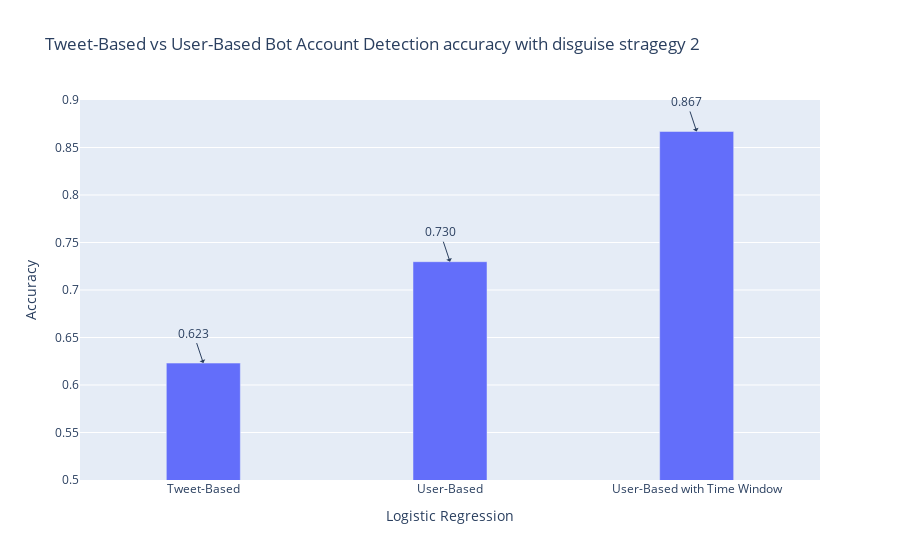

Notebook code cell kept with this figure:
### Code cell
# 可视化伪装策略2的效果
compare_tweet_based_and_user_based(lr_tweet_acc_2, lr_user_acc_with_thd_2, 'Logistic Regression', lr_user_acc_with_thd_timewindow_2, title='Tweet-Based vs User-Based Bot Account Detection accuracy with disguise stragegy 2')

### Figure 1 — Plotly figure (JSON) as saved in the notebook; plotly's stock layout.template omitted (floating-point values rounded to 4 significant figures)
{"data": [{"type": "bar", "width": 0.3, "x": ["Tweet-Based", "User-Based", "User-Based with Time Window"], "y": [0.6231, 0.7298, 0.8669]}], "layout": {"annotations": [{"arrowhead": 1, "showarrow": true, "text": "0.623", "x": "Tweet-Based", "y": 0.6231}, {"arrowhead": 1, "showarrow": true, "text": "0.730", "x": "User-Based", "y": 0.7298}, {"arrowhead": 1, "showarrow": true, "text": "0.867", "x": "User-Based with Time Window", "y": 0.8669}], "title": {"text": "Tweet-Based vs User-Based Bot Account Detection accuracy with disguise stragegy 2"}, "xaxis": {"title": {"text": "Logistic Regression"}}, "yaxis": {"range": [0.5, 0.9], "title": {"text": "Accuracy"}}}}
